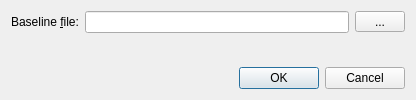
<?xml version="1.0" encoding="UTF-8"?>
<ui version="4.0">
 <class>QSpectrumAnalyzerBaseline</class>
 <widget class="QDialog" name="QSpectrumAnalyzerBaseline">
  <property name="geometry">
   <rect>
    <x>0</x>
    <y>0</y>
    <width>416</width>
    <height>100</height>
   </rect>
  </property>
  <property name="windowTitle">
   <string>Baseline</string>
  </property>
  <property name="windowIcon">
   <iconset>
    <normaloff>images/CU-Logo.png</normaloff>images/CU-Logo.png</iconset>
  </property>
  <layout class="QVBoxLayout" name="verticalLayout">
   <item>
    <layout class="QFormLayout" name="formLayout">
     <item row="0" column="0">
      <widget class="QLabel" name="label">
       <property name="text">
        <string>Baseline &amp;file:</string>
       </property>
       <property name="buddy">
        <cstring>baselineFileEdit</cstring>
       </property>
      </widget>
     </item>
     <item row="0" column="1">
      <layout class="QHBoxLayout" name="horizontalLayout">
       <item>
        <widget class="QLineEdit" name="baselineFileEdit"/>
       </item>
       <item>
        <widget class="QToolButton" name="baselineFileButton">
         <property name="minimumSize">
          <size>
           <width>50</width>
           <height>0</height>
          </size>
         </property>
         <property name="text">
          <string>...</string>
         </property>
        </widget>
       </item>
      </layout>
     </item>
    </layout>
   </item>
   <item>
    <spacer name="verticalSpacer">
     <property name="orientation">
      <enum>Qt::Vertical</enum>
     </property>
     <property name="sizeHint" stdset="0">
      <size>
       <width>20</width>
       <height>1</height>
      </size>
     </property>
    </spacer>
   </item>
   <item>
    <widget class="QDialogButtonBox" name="buttonBox">
     <property name="orientation">
      <enum>Qt::Horizontal</enum>
     </property>
     <property name="standardButtons">
      <set>QDialogButtonBox::Cancel|QDialogButtonBox::Ok</set>
     </property>
    </widget>
   </item>
  </layout>
 </widget>
 <tabstops>
  <tabstop>baselineFileEdit</tabstop>
  <tabstop>baselineFileButton</tabstop>
 </tabstops>
 <resources/>
 <connections>
  <connection>
   <sender>buttonBox</sender>
   <signal>accepted()</signal>
   <receiver>QSpectrumAnalyzerBaseline</receiver>
   <slot>accept()</slot>
   <hints>
    <hint type="sourcelabel">
     <x>224</x>
     <y>72</y>
    </hint>
    <hint type="destinationlabel">
     <x>157</x>
     <y>99</y>
    </hint>
   </hints>
  </connection>
  <connection>
   <sender>buttonBox</sender>
   <signal>rejected()</signal>
   <receiver>QSpectrumAnalyzerBaseline</receiver>
   <slot>reject()</slot>
   <hints>
    <hint type="sourcelabel">
     <x>292</x>
     <y>78</y>
    </hint>
    <hint type="destinationlabel">
     <x>286</x>
     <y>99</y>
    </hint>
   </hints>
  </connection>
 </connections>
</ui>
